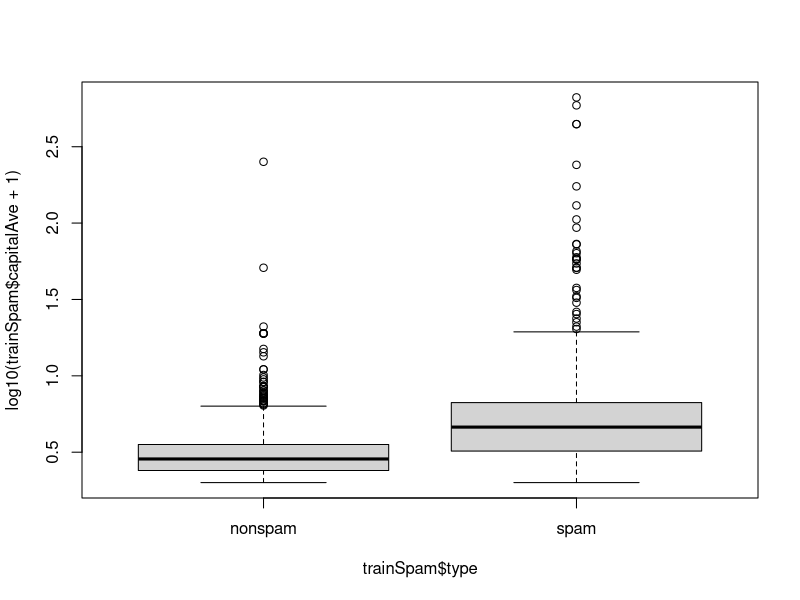
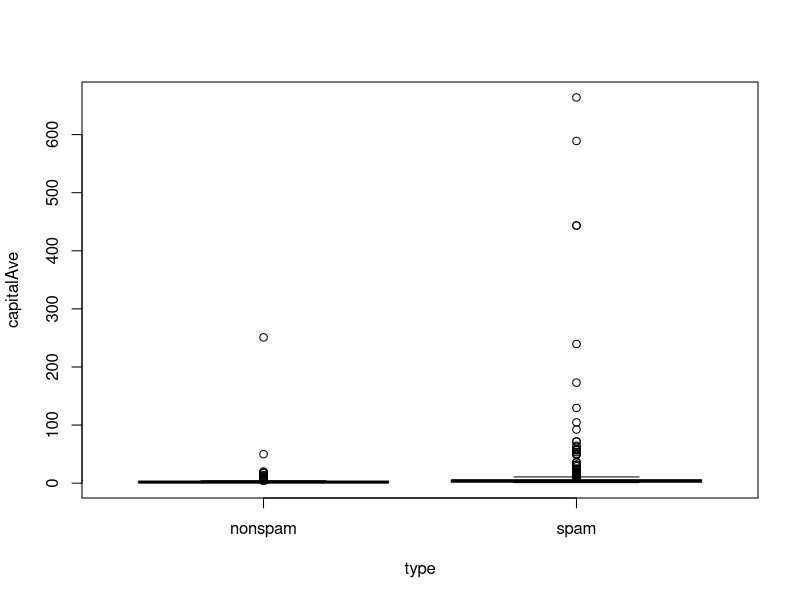
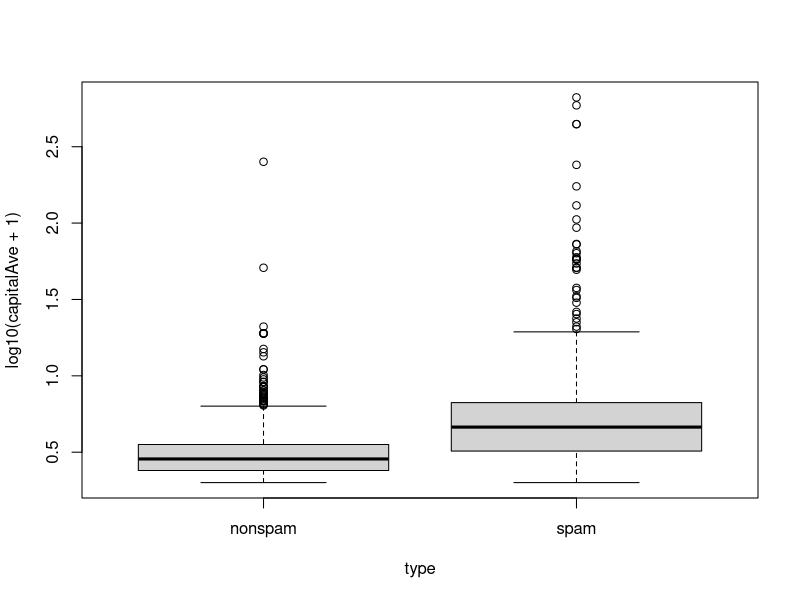
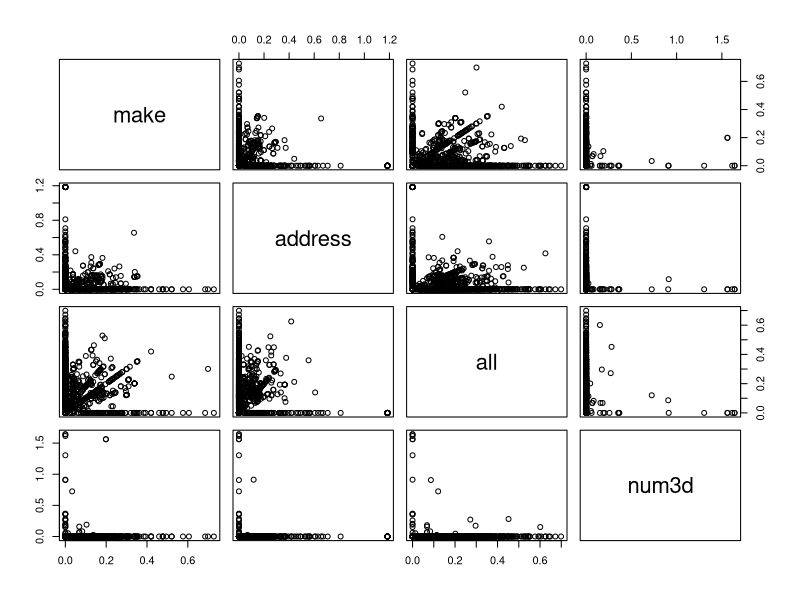
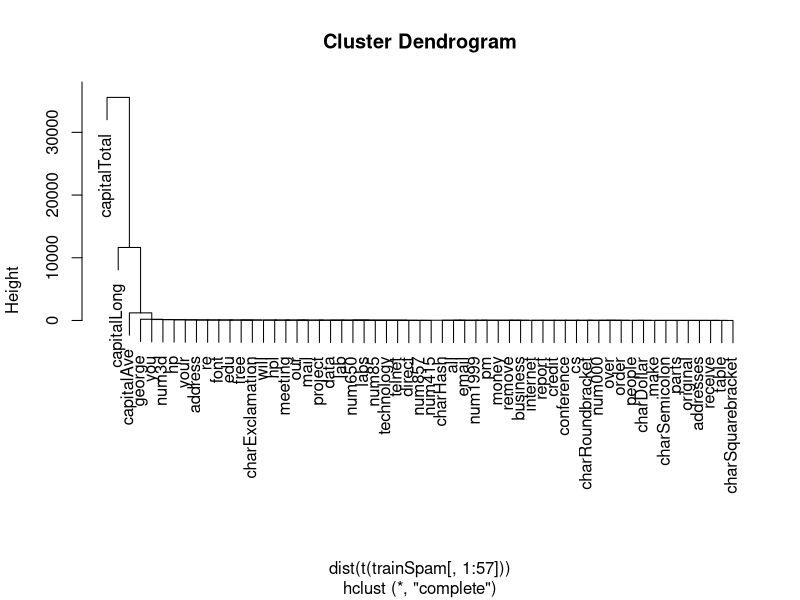
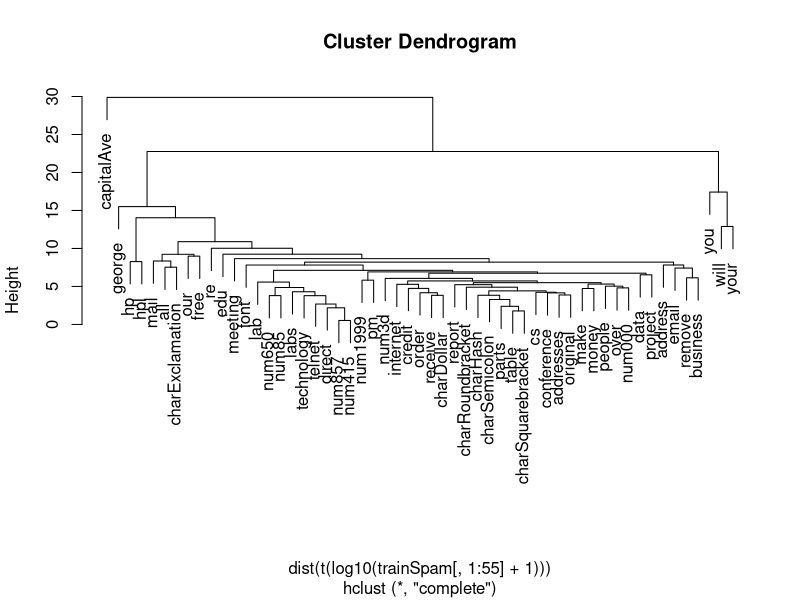

Here is the R script that generated these plots, in order:
library(kernlab)
data(spam)
str(spam[,1:5])

## Perform the subsampling
set.seed(3435)
trainIndicator = rbinom(4601, size = 1, prob = 0.5)
table(trainIndicator)

trainSpam = spam[trainIndicator == 1, ]
testSpam = spam[trainIndicator == 0, ]

names(trainSpam)
head(trainSpam)

head(names(trainSpam), 20)

head(trainSpam[, 1:10])

plot(log10(trainSpam$capitalAve + 1) ~ trainSpam$type)
table(trainSpam$type)


boxplot(capitalAve ~ type, data = trainSpam)

boxplot(log10(capitalAve + 1) ~ type, data = trainSpam)

pairs(log10(trainSpam[, 1:4] + 1))



hCluster = hclust(dist(t(trainSpam[, 1:57])))
plot(hCluster)

hClusterUpdated = hclust(dist(t(log10(trainSpam[, 1:55]+ 1))))
plot(hClusterUpdated)


trainSpam$numType = as.numeric(trainSpam$type) - 1
costFunction = function(x, y) sum(x != (y > 0.5))
cvError = rep(NA, 55)
library(boot)
for (i in 1:55) {
        lmFormula = reformulate(names(trainSpam)[i], response = "numType")
        glmFit = glm(lmFormula, family = "binomial", data = trainSpam)
        cvError[i] = cv.glm(trainSpam, glmFit, costFunction, 2)$delta[2]
}

## Which predictor has minimum cross-validated error?
names(trainSpam)[which.min(cvError)]

## Use the best model from the group
predictionModel = glm(numType ~ charDollar, family = "binomial", data = trainSpam)

## Get predictions on the test set
predictionTest = predict(predictionModel, testSpam)
predictedSpam = rep("nonspam", dim(testSpam)[1])

## Classify as `spam' for those with prob > 0.5
predictedSpam[predictionModel$fitted > 0.5] = "spam"

table(predictedSpam, testSpam$type)

## Error rate
(61 + 458)/(1346 + 458 + 61 + 449)
